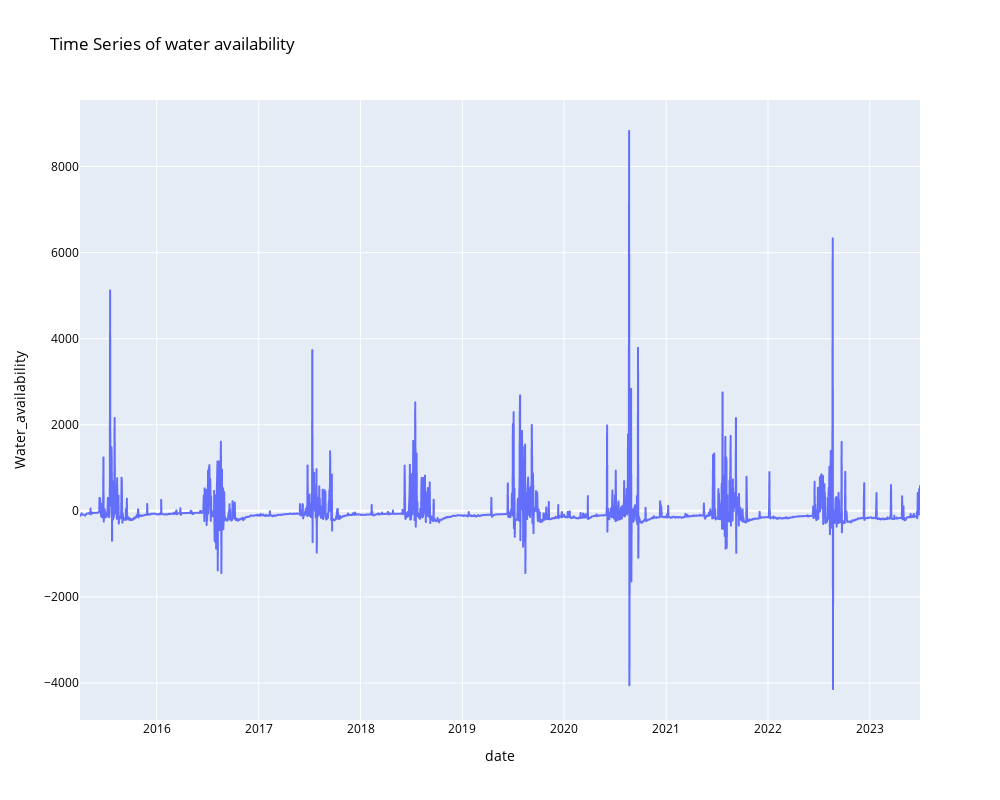

Write notebook code for a chart like this one.
### Code cell
fig = px.line(df_copy1,y=df_copy1['Water_availability'],title='Time Series of water availability')
fig.update_layout(
        font=dict(size=12, color='black'),
        autosize=False,
        width=1000,
        height=800
    )
fig.show()

### Figure 1 — Plotly figure (JSON) as saved in the notebook; plotly's stock layout.template omitted (floating-point values rounded to 4 significant figures; data arrays with more than 128 entries replaced by an {"elided": "..."} marker saying what was removed)
{"data": [{"hovertemplate": "date=%{x}<br>Water_availability=%{y}<extra></extra>", "legendgroup": "", "line": {"color": "#636efa", "dash": "solid"}, "marker": {"symbol": "circle"}, "mode": "lines", "name": "", "showlegend": false, "type": "scattergl", "x": {"elided": "2980 str values"}, "xaxis": "x", "y": {"elided": "2980 float values"}, "yaxis": "y"}], "layout": {"autosize": false, "font": {"color": "black", "size": 12}, "height": 800, "legend": {"tracegroupgap": 0}, "title": {"text": "Time Series of water availability"}, "width": 1000, "xaxis": {"anchor": "y", "domain": [0, 1], "title": {"text": "date"}}, "yaxis": {"anchor": "x", "domain": [0, 1], "title": {"text": "Water_availability"}}}}
